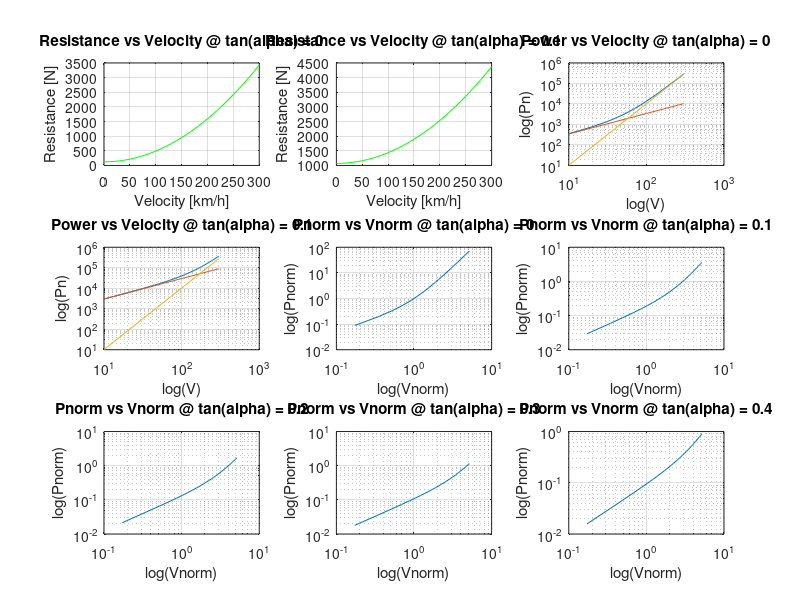
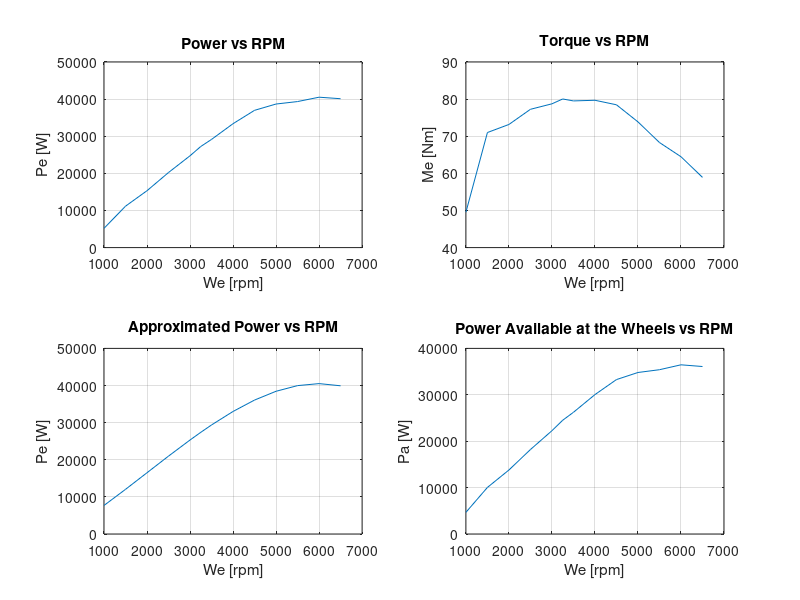
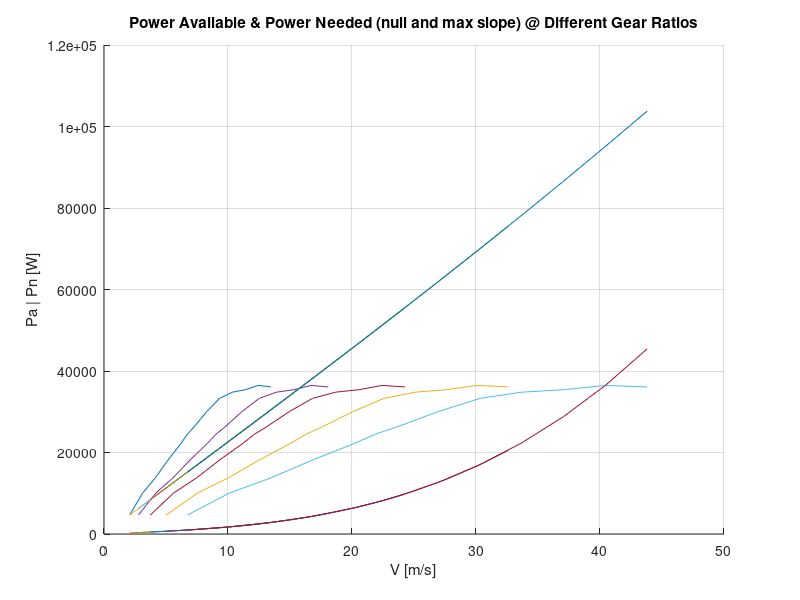

These charts were generated, in order, by the following MATLAB code:
clear all
clc

% Define Given Constants
Cx = .35; %[-]
S = 1.82; %[m^2]
m = 970; %[kg]
Vcil = 1040; %[cm^3]
Tf = .281; %[-]
wmin = 850; %[rpm]
efficiencyt = .9; %[-]
l = 2.3; %[m]
a = 1.15; %[m]
hG = .5; %[m]
wheel_indication = '155/65R13';
R0 = 13*25.4/2 + .65*155; %[mm]
Re = .98*R0*10^-3; % [m]
N = 5; %[-]
ts = 1; %[s]
Je = .08; %[kg.m^2]
Jw = 1.6; %[kg.m^2]
g = 9.81; % [m/s^2]
ro = 1.3; %[kg/m^2]
alpha = atan(0:0.1:0.4); %[-]
f0 = .013; %[-]
K = 6.51*10^-6; %[s^2/m^2] 

% Take Artbitrary Velocity Interval
vKm = 0:10:300; %[km/h]
vm = (vKm./3.6); %[m/s]

% Part 1

% Declare All Vectors/Matrices As Zeros
A = zeros(5, 1);
B = zeros(5, 1);
R = zeros(5, 31);
Pn = zeros(5, 31);
Pnorm = zeros(5, 31);
Pcar = zeros(5, 1);
Vcar = zeros(5, 1);
Av = zeros(5, 31);
Bv3 = zeros(5, 31);

% Calculate A, B, Vcar, Pcar, R, Av, Bv^3, Pn, Pnorm and Vnorm at 5
% different inclinations
for i = 1:5
    A(i) = m*g*(f0*cos(alpha(i)) + sin(alpha(i))); %[N]
    B(i) = m*g*K*cos(alpha(i)) + 0.5*ro*S*Cx; %[kg/m]

    Vcar(i) = sqrt(A(1)/B(1)); %[m/s]
    Pcar(i) = 2*A(i)*sqrt(A(i)/B(i)); %[W]
        
    for j = 1:31
        R(i, j) = A(i) + B(i)*(vm(j)^2); %[N]
        Av(i, j) = A(i)*vm(j); %[W]
        Bv3(i, j) = B(i)*vm(j)^3; %[W]
        Pn(i, j) = Av(i, j) + Bv3(i, j); %[W]
        Pnorm(i, j) = Pn(i, j)/Pcar(i); %[-]
    end

    Vnorm = vm/Vcar(i); %[-]
    
end

% Plot The Required Graphs In Part I
figure; hold on;

for i = 1:2
    subplot(3, 3, i);
    plot(vKm, R(i, 1:31), 'g');
    xlabel('Velocity [km/h]');
    ylabel('Resistance [N]');
    title(['Resistance vs Velocity @ tan(alpha) = ', num2str(tan(alpha(i)))]);
    grid on;
end

for i = 1:2
    subplot(3, 3, i+2);
    loglog(vKm, Pn(i, 1:31)); hold on;
    loglog(vKm, Av(i, 1:31));
    loglog(vKm, Bv3(i, 1:31));
    xlabel('log(V)');
    ylabel('log(Pn)');
    title(['Power vs Velocity @ tan(alpha) = ', num2str(tan(alpha(i)))]);
    grid on;
end

for i = 1:5
    subplot(3, 3, i+4);
    loglog(Vnorm, Pnorm(i, 1:31));
    xlabel('log(Vnorm)');
    ylabel('log(Pnorm)');
    title(['Pnorm vs Vnorm @ tan(alpha) = ', num2str(tan(alpha(i)))]);
    grid on;
end

% Part 2

% Define RPM and MEP As Given In Engine Map
werpm = [1000, 1500, 2000, 2500, 3000, 3250, 3500, 4000, 4500, 5000, 5500, 6000, 6500]; %[rpm]
we = (2*pi/60).*werpm; %[rad/s]
mep = [5.985, 8.5785, 8.841, 9.3345, 9.513, 9.6705, 9.6075, 9.6285, 9.4815, 8.9250, 8.2530, 7.791, 7.119]; %[bar]

% Using a four stroke engine
k = .5;

% Declare Pe And Me Vectors As Zeros
Pe = zeros(13, 1);
Me = zeros(13, 1);

% Calculate Pe And Me At Different Engine Rotational Speed
for i = 1:13
   Pe(i) =  .1*k*mep(i)*Vcil*we(i)/(2*pi); % [W]
   Me(i) = Pe(i)/we(i); % [Nm]
end

% Plot The Required Graphs In Part II
figure; hold on;
subplot(2, 2, 1);
plot(werpm, Pe);
xlabel('We [rpm]');
ylabel('Pe [W]');
title('Power vs RPM');
grid on;
subplot(2, 2, 2);
plot(werpm, Me);
xlabel('We [rpm]');
ylabel('Me [Nm]');
title('Torque vs RPM');
grid on;

% Obtain Maximum Power And Corresponding We
[Pmax, imax] = max(Pe); % [W]
wemax = we(imax); % [rad/s]

% Declare Summation Terms And Approximated Power As Zeros Vectors
Pi = zeros(3, 1);
Peapp = zeros(13, 1);

% Calculate The Terms Of The Summation
for i = 1:3
    Pi(i) = Pmax/(wemax^i);
end
Pi(3) = -Pi(3);

% Calculate The Approximated Value Of The Power
for i= 1:13
    for j = 1:3
       Peapp(i) = Peapp(i) + Pi(j)*we(i)^j; % [W]
    end
end

% Plot The Graph Of The Approximated Value
subplot(2, 2, 3);
plot(werpm, Peapp);
xlabel('We [rpm]');
ylabel('Pe [W]');
title('Approximated Power vs RPM');
grid on;

% Calculate The Power Available At The Wheels
Pa = zeros(13, 1);
Paapp = zeros(13, 1);
for i = 1:13
   Pa(i) = efficiencyt*Pe(i); % [W]
   Paapp(i) = efficiencyt*Peapp(i); % [W]
end

% Plot The Graph Of Power Available At The Wheels
subplot(2, 2, 4);
plot(werpm, Pa);
xlabel('We [rpm]');
ylabel('Pa [W]');
title('Power Available at the Wheels vs RPM');
grid on;

% Part 3

% Calculate Maximum Speed Vehicle Can Reach
Pamax = max(Pa);
Astar = power(Pamax/(2*B(1)), 1/3);
Bstar = sqrt(1+(4*A(1)^3/(27*(Pamax^2)*B(1))));
Vmax = Astar*(power(Bstar+1, 1/3)-power(Bstar-1, 1/3)); % [m/s]

% Calculate Gear Ratios
Tgtop = Vmax/(Tf*Re*wemax); %[-]
alphamax = atan(.23); %[-]
Tgbottom = Me(1)*efficiencyt/(Tf*Re*m*g*(f0*cos(alphamax)+sin(alphamax))); %[-]
Tgi = zeros(5, 1);
Tgi(1) = Tgbottom;
Tgi(5) = Tgtop;
for i = 2:4
   Tgi(i) = Tgi(i-1)*power((Tgtop/Tgbottom), 1/(N-1)); %[-] 
end

% Calculate Vehicle Speed According To We And Gear Ratios
Vw = zeros(5, 13);
for i = 1:5
   for j = 1:13
       Vw(i, j) = we(j)*Tf*Tgi(i)*Re; % [m/s]
   end
end

Avw = zeros(5, 13, 2);
Bvw3 = zeros(5, 13, 2);

for i = 1:5
    for j = 1:13
        Avw(i, j, 1) = A(1)*Vw(i, j);
        Bvw3(i, j, 1) = B(1)*Vw(i, j)^3;
    end
end

Aw = m*g*(f0*cos(alphamax) + sin(alphamax)); %[N]
Bw = m*g*K*cos(alphamax); %[kg/m]

for i = 1:5
    for j = 1:13
        Avw(i, j, 2) = Aw*Vw(i, j);
        Bvw3(i, j, 2) = Bw*Vw(i, j)^3;
    end
end

Pnw = zeros(5, 13, 2);
for i = 1:2
   for j = 1:5
       for k = 1:13
            Pnw(j, k, i) = Avw(j, k, i) + Bvw3(j, k, i); 
       end
   end
end

figure;  hold on;
for i = 1:5
    plot(Vw(i, 1:13), Pa, Vw(i, 1:13), Pnw(i, 1:13, 1), Vw(i, 1:13), Pnw(i, 1:13, 2));
end
xlabel('V [m/s]');
ylabel('Pa | Pn [W]');
title('Power Available & Power Needed (null and max slope) @ Different Gear Ratios');

grid on;
